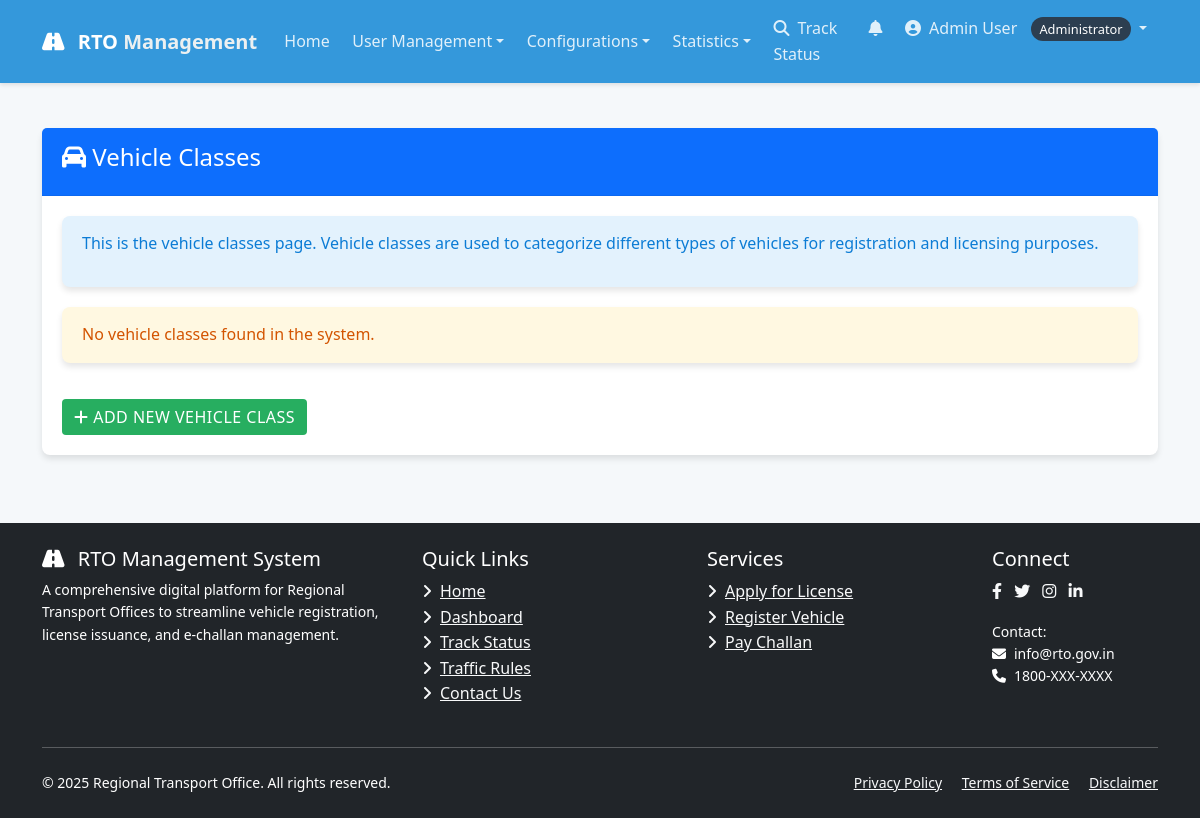
Page /vehicle/classes/ (signed in) on the earlier database version.
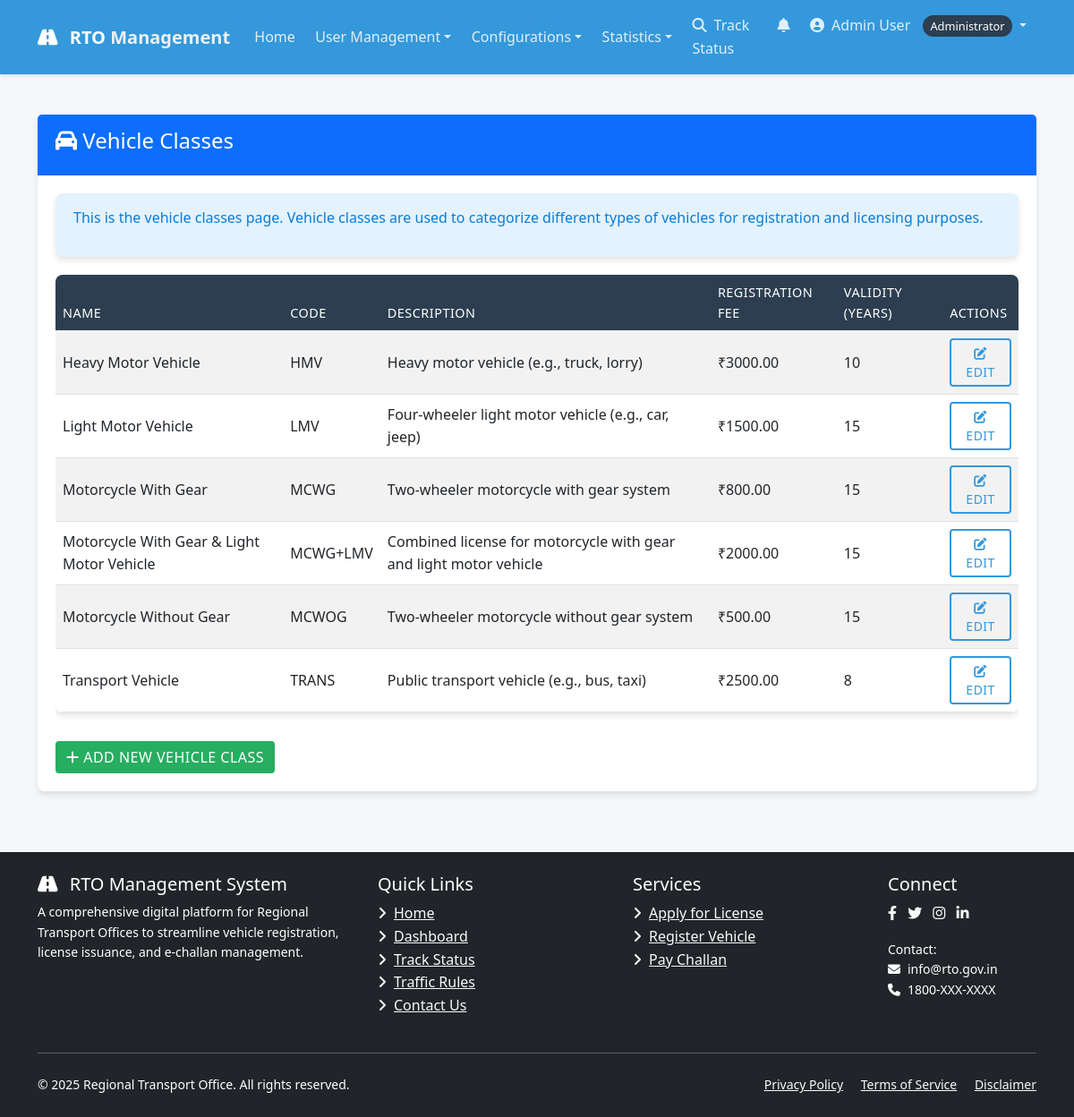
Same page on the later database version.
### accounts/models.py (models this page shows, shortened)
class User(AbstractUser):
    USER_TYPE_CHOICES = (
        ('CITIZEN', 'Citizen'),
        ('OFFICER', 'RTO Officer'),
        ('ADMIN', 'Administrator'),
    )
    username = None
    email = models.EmailField(_('email address'), unique=True)
    phone_number = models.CharField(max_length=15, blank=True, null=True)
    aadhaar_number = models.CharField(max_length=16, blank=True, null=True)
    address = models.TextField(blank=True, null=True)
    user_type = models.CharField(max_length=10, choices=USER_TYPE_CHOICES, default='CITIZEN')
    profile_picture = models.ImageField(upload_to='profile_pics/', blank=True, null=True)
    USERNAME_FIELD = 'email'
    REQUIRED_FIELDS = []
    objects = UserManager()
    def get_full_name(self):
        return f"{self.first_name} {self.last_name}" if self.first_name or self.last_name else self.email

### vehicle/models.py (models this page shows, shortened)
class VehicleClass(models.Model):
    name = models.CharField(max_length=50)
    code = models.CharField(max_length=10, unique=True)
    description = models.TextField(blank=True)
    fee = models.DecimalField(max_digits=10, decimal_places=2)
    validity_years = models.IntegerField(default=15)
    created_at = models.DateTimeField(auto_now_add=True)
    updated_at = models.DateTimeField(auto_now=True)
    is_active = models.BooleanField(default=True)

### vehicle/views.py (the view)
# urls.py: path('classes/', views.vehicle_classes, name='vehicle_classes'),
@login_required
@user_passes_test(lambda u: u.user_type == 'ADMIN')
def vehicle_classes(request):
    classes = VehicleClass.objects.all().order_by('name')
    return render(request, 'vehicle/classes.html', {'classes': classes})

### templates/vehicle/classes.html (shortened to what this page needs)
{% extends 'base.html' %}
{% block content %}
<div class="container mt-4">
    <div class="card">
        <div class="card-header bg-primary text-white">
            <h4><i class="fas fa-car"></i> Vehicle Classes</h4>
        </div>
        <div class="card-body">
            <div class="alert alert-info">
                <p>This is the vehicle classes page. Vehicle classes are used to categorize different types of vehicles for registration and licensing purposes.</p>
            </div>
            {% if classes %}
                <div class="table-responsive">
                    <table class="table table-striped">
                        <thead>
                            <tr>
                                <th>Name</th>
                                <th>Code</th>
                                <th>Description</th>
                                <th>Registration Fee</th>
                                <th>Validity (Years)</th>
                                <th>Actions</th>
                            </tr>
                        </thead>
                        <tbody>
                            {% for class in classes %}
                            <tr>
                                <td>{{ class.name }}</td>
                                <td>{{ class.code }}</td>
                                <td>{{ class.description }}</td>
                                <td>₹{{ class.fee }}</td>
                                <td>{{ class.validity_years }}</td>
                                <td>
                                    <a href="{% url 'edit_vehicle_class' class.id %}" class="btn btn-sm btn-outline-primary">
                                        <i class="fas fa-edit"></i> Edit
                                    </a>
                                </td>
                            </tr>
                            {% endfor %}
                        </tbody>
                    </table>
                </div>
            {% else %}
                <div class="alert alert-warning">
                    No vehicle classes found in the system.
                </div>
            {% endif %}
            <a href="{% url 'add_vehicle_class' %}" class="btn btn-success mt-3">
                <i class="fas fa-plus"></i> Add New Vehicle Class
            </a>
        </div>
    </div>
</div>
{% endblock %}

### templates/base.html (shortened to what this page needs)
<!DOCTYPE html>
<html lang="en">
<head>
    <link href="https://cdn.jsdelivr.net/npm/bootstrap@5.3.0/dist/css/bootstrap.min.css" rel="stylesheet">
    <link href="https://cdnjs.cloudflare.com/ajax/libs/font-awesome/6.4.0/css/all.min.css" rel="stylesheet">
    <link rel="stylesheet" href="/static/css/style.css">
</head>
<body>
    <nav class="navbar navbar-expand-lg navbar-dark fixed-top">
        <div class="container">
            <a class="navbar-brand" href="/">
                <i class="fas fa-road me-2"></i> RTO <span>Management</span>
            </a>
            <div class="collapse navbar-collapse" id="navbarContent">
                <ul class="navbar-nav me-auto mb-2 mb-lg-0">
                    <li class="nav-item">
                        <a class="nav-link {% if request.path == '/' %}active{% endif %}" href="/">Home</a>
                    </li>
                    {% if user.is_authenticated %}
                        {% if user.user_type == 'CITIZEN' %}
                            <li class="nav-item dropdown">
                                <a class="nav-link dropdown-toggle" href="#" id="licenseDropdown" role="button" data-bs-toggle="dropdown" aria-expanded="false">License</a>
                                <ul class="dropdown-menu" aria-labelledby="licenseDropdown">
                                    <li><a class="dropdown-item" href="{% url 'apply_for_license' %}">Apply for License</a></li>
                                    <li><a class="dropdown-item" href="{% url 'my_license_applications' %}">My Applications</a></li>
                                    <li><a class="dropdown-item" href="{% url 'my_licenses' %}">My Licenses</a></li>
                                </ul>
                            </li>
                            <li class="nav-item dropdown">
                                <a class="nav-link dropdown-toggle" href="#" id="vehicleDropdown" role="button" data-bs-toggle="dropdown" aria-expanded="false">Vehicle</a>
                                <ul class="dropdown-menu" aria-labelledby="vehicleDropdown">
                                    <li><a class="dropdown-item" href="{% url 'apply_for_registration' %}">Register Vehicle</a></li>
                                    <li><a class="dropdown-item" href="{% url 'my_registration_applications' %}">My Registrations</a></li>
                                    <li><a class="dropdown-item" href="{% url 'my_vehicles' %}">My Vehicles</a></li>
                                    <li><a class="dropdown-item" href="{% url 'vehicle_transfers' %}">My Transfers</a></li>
                                </ul>
                            </li>
                            <li class="nav-item dropdown">
                                <a class="nav-link dropdown-toggle" href="#" id="challanDropdown" role="button" data-bs-toggle="dropdown" aria-expanded="false">Challan</a>
                                <ul class="dropdown-menu" aria-labelledby="challanDropdown">
                                    <li><a class="dropdown-item" href="{% url 'search_challan' %}">Search Challan</a></li>
                                    <li><a class="dropdown-item" href="{% url 'my_challans' %}">My Challans</a></li>
                                </ul>
                            </li>
                        {% elif user.user_type == 'ADMIN' %}
                            <li class="nav-item dropdown">
                                <a class="nav-link dropdown-toggle" href="#" id="adminUsersDropdown" role="button" data-bs-toggle="dropdown" aria-expanded="false">User Management</a>
                            </li>
                            <li class="nav-item dropdown">
                                <a class="nav-link dropdown-toggle" href="#" id="adminConfigDropdown" role="button" data-bs-toggle="dropdown" aria-expanded="false">Configurations</a>
                            </li>
                            <li class="nav-item dropdown">
                                <a class="nav-link dropdown-toggle" href="#" id="adminStatsDropdown" role="button" data-bs-toggle="dropdown" aria-expanded="false">Statistics</a>
                            </li>
                        {% endif %}
                    {% endif %}
                </ul>
                <ul class="navbar-nav">
                    <li class="nav-item">
                        <a class="nav-link" href="/dashboard/status/license/" id="navStatusLink">
                            <i class="fas fa-search me-1"></i> Track Status
                        </a>
                    </li>
                    {% if user.is_authenticated %}
                        <li class="nav-item">
                            <a class="nav-link position-relative" href="#" id="notificationToggle" data-bs-toggle="dropdown" aria-expanded="false">
                                <i class="fas fa-bell"></i>
                            </a>
                        </li>
                        <li class="nav-item dropdown">
                            <a class="nav-link dropdown-toggle" href="#" id="userDropdown" role="button" data-bs-toggle="dropdown" aria-expanded="false">
                                <i class="fas fa-user-circle me-1"></i>
                                {{ user.get_full_name|default:user.email }}
                                <span class="user-badge">{{ user.get_user_type_display }}</span>
                            </a>
                        </li>
                    {% endif %}
                </ul>
            </div>
        </div>
    </nav>
    <main role="main" class="container-fluid py-5">
        {% block content %}{% endblock %}
    </main>
    <footer class="py-4 bg-dark text-white">
        <div class="container">
            <div class="row">
                <div class="col-md-4 mb-4 mb-md-0">
                    <h5><i class="fas fa-road me-2"></i> RTO Management System</h5>
                    <p class="small">A comprehensive digital platform for Regional Transport Offices to streamline vehicle registration, license issuance, and e-challan management.</p>
                </div>
                <div class="col-md-3 mb-4 mb-md-0">
                    <h5>Quick Links</h5>
                    <ul class="list-unstyled">
                        <li><a href="/" class="text-light"><i class="fas fa-angle-right me-2"></i>Home</a></li>
                        <li><a href="{% url 'dashboard' %}" class="text-light"><i class="fas fa-angle-right me-2"></i>Dashboard</a></li>
                        <li><a href="/dashboard/status/license/" class="text-light"><i class="fas fa-angle-right me-2"></i>Track Status</a></li>
                        <li><a href="#" class="text-light"><i class="fas fa-angle-right me-2"></i>Traffic Rules</a></li>
                        <li><a href="#" class="text-light"><i class="fas fa-angle-right me-2"></i>Contact Us</a></li>
                    </ul>
                </div>
                <div class="col-md-3 mb-4 mb-md-0">
                    <h5>Services</h5>
                    <ul class="list-unstyled">
                        <li><a href="{% url 'apply_for_license' %}" class="text-light"><i class="fas fa-angle-right me-2"></i>Apply for License</a></li>
                        <li><a href="{% url 'apply_for_registration' %}" class="text-light"><i class="fas fa-angle-right me-2"></i>Register Vehicle</a></li>
                        <li><a href="{% url 'search_challan' %}" class="text-light"><i class="fas fa-angle-right me-2"></i>Pay Challan</a></li>
                    </ul>
                </div>
                <div class="col-md-2">
                    <h5>Connect</h5>
                    <div class="social-icons">
                        <a href="#" class="text-light me-2"><i class="fab fa-facebook-f"></i></a>
                        <a href="#" class="text-light me-2"><i class="fab fa-twitter"></i></a>
                        <a href="#" class="text-light me-2"><i class="fab fa-instagram"></i></a>
                        <a href="#" class="text-light me-2"><i class="fab fa-linkedin-in"></i></a>
                    </div>
                    <div class="mt-3">
                        <p class="small mb-0">Contact:</p>
                        <p class="small mb-0"><i class="fas fa-envelope me-2"></i>info@rto.gov.in</p>
                        <p class="small mb-0"><i class="fas fa-phone me-2"></i>1800-XXX-XXXX</p>
                    </div>
                </div>
            </div>
            <hr class="bg-secondary my-4">
            <div class="row">
                <div class="col-md-6">
                    <p class="small mb-0">&copy; {% now "Y" %} Regional Transport Office. All rights reserved.</p>
                </div>
                <div class="col-md-6 text-md-end">
                    <p class="small mb-0">
                        <a href="#" class="text-light me-3">Privacy Policy</a>
                        <a href="#" class="text-light me-3">Terms of Service</a>
                        <a href="#" class="text-light">Disclaimer</a>
                    </p>
                </div>
            </div>
        </div>
    </footer>
</body>
</html>

### static/css/style.css (style rules this page uses)
:root { --primary-color: #3498db; --secondary-color: #2c3e50; --success-color: #27ae60; --danger-color: #e74c3c; --warning-color: #f39c12; --info-color: #3498db; --dark-color: #2c3e50; --light-color: #ecf0f1; --gray-color: #95a5a6; --white-color: #ffffff; --box-shadow: 0 4px 6px rgba(0, 0, 0, 0.1); --transition: all 0.3s ease; }
body { font-family: 'Segoe UI', Tahoma, Geneva, Verdana, sans-serif; line-height: 1.6; color: #333; background-color: #f5f8fa; padding-top: 56px; overflow-x: hidden; }
.navbar { background-color: var(--primary-color); box-shadow: 0 2px 4px rgba(0, 0, 0, 0.1); }
.navbar-brand { font-weight: 700; color: #fff !important; }
.navbar-brand span { color: var(--light-color); }
.navbar-nav .nav-link { color: rgba(255, 255, 255, 0.85) !important; transition: var(--transition); padding: 0.5rem 1rem; margin: 0 0.2rem; border-radius: 4px; }
.user-badge { background-color: var(--secondary-color); color: white; padding: 3px 8px; border-radius: 12px; font-size: 0.8rem; margin-left: 10px; }
.btn { border-radius: 4px; transition: var(--transition); font-weight: 500; text-transform: uppercase; letter-spacing: 0.5px; border: none; }
.btn-success { background-color: var(--success-color); }
.btn-outline-primary { border: 2px solid var(--primary-color); color: var(--primary-color); }
.card { border: none; border-radius: 8px; box-shadow: var(--box-shadow); transition: var(--transition); margin-bottom: 20px; background-color: var(--white-color); }
.card-header { font-weight: 600; background-color: rgba(236, 240, 241, 0.5); border-bottom: 1px solid rgba(0, 0, 0, 0.05); padding: 15px 20px; }
.card-body { padding: 20px; }
.alert { border-radius: 8px; border: none; padding: 15px 20px; margin-bottom: 20px; box-shadow: var(--box-shadow); }
.alert-info { background-color: #e3f2fd; color: #0c7cd5; }
.table { background-color: white; border-radius: 8px; overflow: hidden; box-shadow: var(--box-shadow); }
.table thead th { background-color: var(--secondary-color); color: white; font-weight: 500; border: none; text-transform: uppercase; font-size: 0.9rem; letter-spacing: 0.5px; }
.table tbody tr { transition: var(--transition); }
.table tbody td { vertical-align: middle; border-top: 1px solid #ecf0f1; }

Differences in the rows shown:
added VehicleClass: name "Heavy Motor Vehicle", code "HMV", description "Heavy motor vehicle (e.g., truck, lorry)", fee "3000.00", validity_years "10"
added VehicleClass: name "Light Motor Vehicle", code "LMV", description "Four-wheeler light motor vehicle (e.g., car, jeep)", fee "1500.00", validity_years "15"
added VehicleClass: name "Motorcycle With Gear", code "MCWG", description "Two-wheeler motorcycle with gear system", fee "800.00", validity_years "15"
added VehicleClass: name "Motorcycle With Gear & Light Motor Vehicle", code "MCWG+LMV", description "Combined license for motorcycle with gear and light motor vehicle", fee "2000.00", validity_years "15"
added VehicleClass: name "Motorcycle Without Gear", code "MCWOG", description "Two-wheeler motorcycle without gear system", fee "500.00", validity_years "15"
added VehicleClass: name "Transport Vehicle", code "TRANS", description "Public transport vehicle (e.g., bus, taxi)", fee "2500.00", validity_years "8"
Other differences:
text no longer shown: "No vehicle classes found in the system."
text now shown: "NAME CODE DESCRIPTION REGISTRATION FEE VALIDITY (YEARS) ACTIONS"
